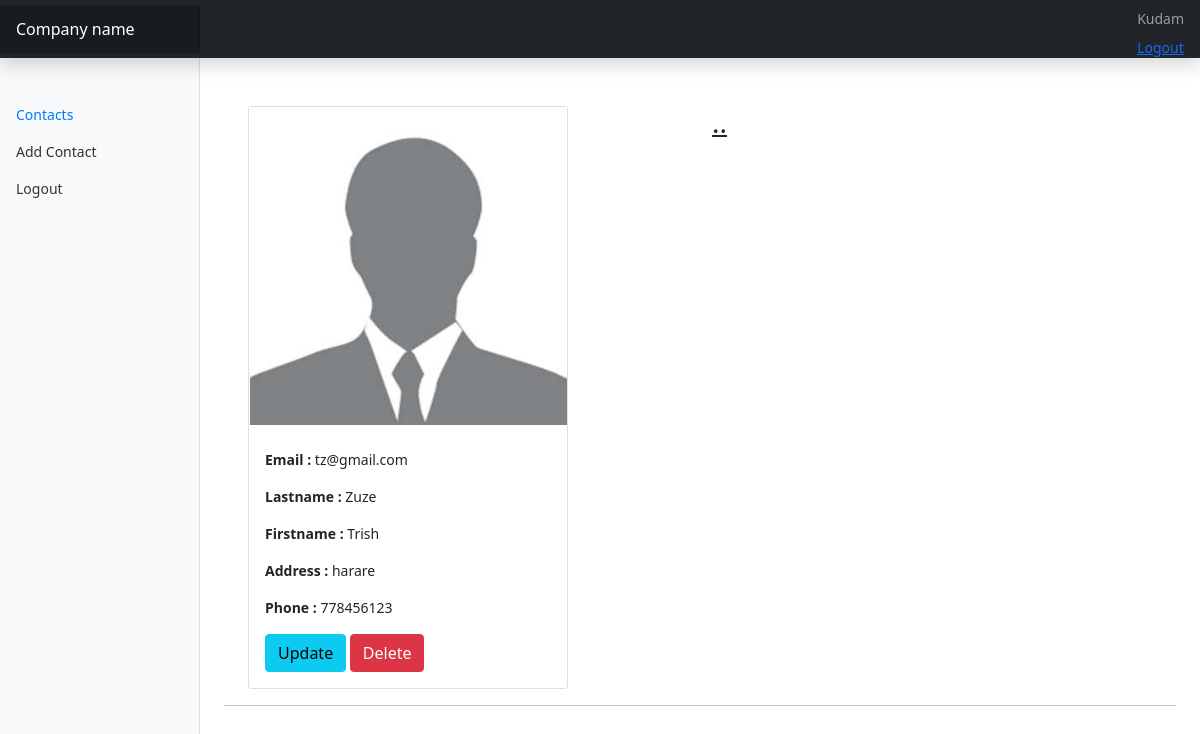
Screenshot of /view_contact/8/ (signed in) with the database file from the repository.
### main/models.py (models this page shows, shortened)
class contacts(models.Model):
    userid = models.ForeignKey(User,on_delete=models.CASCADE)
    contact_name = models.CharField(max_length=100, blank=True, null=True)
    contact_lastname = models.CharField(max_length=100)
    contact_job = models.CharField(max_length=100,default='')
    contact_email = models.EmailField(max_length=100)
    contact_phone = models.PositiveIntegerField(unique= True)
    contact_address = models.CharField(max_length=100)
    contact_image = models.ImageField(default='default.jpg' ,upload_to ='profile_pics')
    class Meta:
        ordering =['contact_name']
    '''def clean(self):

        if self.contact_address != 'Sunningdale':
            raise ValidationError('we only want sunngindale people')
        return self.clean_data'''

### main/views.py (the view, shortened to what this page needs)
# urls.py: path('view_contact/<int:pk>/',ViewContactView.as_view(),name='view-contact'),
class ViewContactView(LoginRequiredMixin,DetailView):
    model = contacts
    template_name = 'main/view-contact.html'

### main/templates/main/view-contact.html (shortened to what this page needs)
{% extends "main/base/base.html" %}
{% load crispy_forms_tags %}
{% block content %}
 <div class="d-flex justify-content-between flex-wrap flex-md-nowrap align-items-center pt-3 pb-2 mb-3">
      </div>
   <div class="container">
  <div class="row">
    <div class="col">
<div class="card" style="width: 20rem;">
<img src="{{object.contact_image.url}}"  />
  <div class="card-body">
    <p class="card-text"><b>Email :</b> {{ object.contact_email }} </p>
 <p class="card-text"><b>Lastname :</b> {{ object.contact_lastname }} </p>
  <p class="card-text"><b>Firstname :</b> {{object.contact_name}} </p>
  <p class="card-text"><b>Address :</b> {{object.contact_address}} </p>
  <p class="card-text"><b>Phone :</b> {{object.contact_phone}} </p>
 <a href="{% url 'edit-contact' object.id %}" class="btn btn-info">Update</a>
    <a href="{% url 'delete-contact' object.id %}" class="btn btn-danger">Delete</a>
  </div>
</div>
  </div>
   <div class="col">
        <h3><u>..</u></h3>
    </div>
     </div>
</div>
<hr/>
{% endblock %}

### main/templates/main/base/base.html (shortened to what this page needs)
{% load static %}
<html>
<head>
<link rel="stylesheet" type="text/css" href="{% static 'main/css/bootstrap.css' %}">
<link rel="stylesheet" type="text/css" href="{% static 'main/css/bootstrap.min.css' %}">
<link rel="stylesheet" type="text/css" href="{% static 'main/css/header.css' %}">
<link rel="stylesheet" type="text/css" href="{% static 'main/css/icons.css' %}">
<link rel="stylesheet" type="text/css" href="{% static 'main/css/contacts.css' %}">
</head>
<body>
<nav class="navbar navbar-dark sticky-top bg-dark flex-md-nowrap p-0 shadow">
  <a class="navbar-brand col-md-3 col-lg-2 mr-0 px-3" href="#">Company name</a>
  <ul class="navbar-nav px-3">
  	 <li class="nav-item text-nowrap">
      {% if user.is_authenticated %}
      <a class="nav-link" href="#">{{user.username|capfirst }}</a>
    </li>
    <li class="nav-item text-nowrap">
      <a href="{% url 'logout' %}">Logout</a>
    </li>
  </ul>
     {% endif %}
</nav>
<div class="container-fluid">
  <div class="row">
    <nav id="sidebarMenu" class="col-md-3 col-lg-2 d-md-block bg-light sidebar collapse">
      <div class="sidebar-sticky pt-5">
        <ul class="nav flex-column">
          <li class="nav-item">
            <a class="nav-link active" href="{% url 'contacts' %}">
              Contacts
            </a>
          </li>
          <li class="nav-item">
             <a class="nav-link" href="{% url 'add-contacts' %}">
             Add Contact
            </a>
          </li>
          <li class="nav-item">
            <a class="nav-link" href="{% url 'logout' %}">
              Logout
            </a>
          </li>
        </ul>
      </div>
    </nav>
    <main role="main" class="col-md-9 ms-sm-auto col-lg-10 px-md-4">
      {% block content %}
      {% endblock content %}
    </main>
  </div>
</div>
</body>
</html>

### main/static/main/css/header.css (style rules this page uses)
body { font-size: .875rem; }
.sidebar { position: fixed; top: 0; bottom: 0; left: 0; z-index: 100; padding: 48px 0 0; box-shadow: inset -1px 0 0 rgba(0, 0, 0, .1); }
.sidebar-sticky { position: relative; top: 0; height: calc(100vh - 48px); padding-top: .5rem; overflow-x: hidden; overflow-y: auto; }
.sidebar .nav-link { font-weight: 500; color: #333; }
.sidebar .nav-link.active { color: #007bff; }
.navbar-brand { padding-top: .75rem; padding-bottom: .75rem; font-size: 1rem; background-color: rgba(0, 0, 0, .25); box-shadow: inset -1px 0 0 rgba(0, 0, 0, .25); }

### rows the page displays
contacts: contact_image (placeholder picture), contact_email "tz@gmail.com", contact_lastname "Zuze", contact_name "Trish", contact_address "harare", contact_phone "778456123"

### other values shown
{{ user.username|capfirst }} "Kudam"
